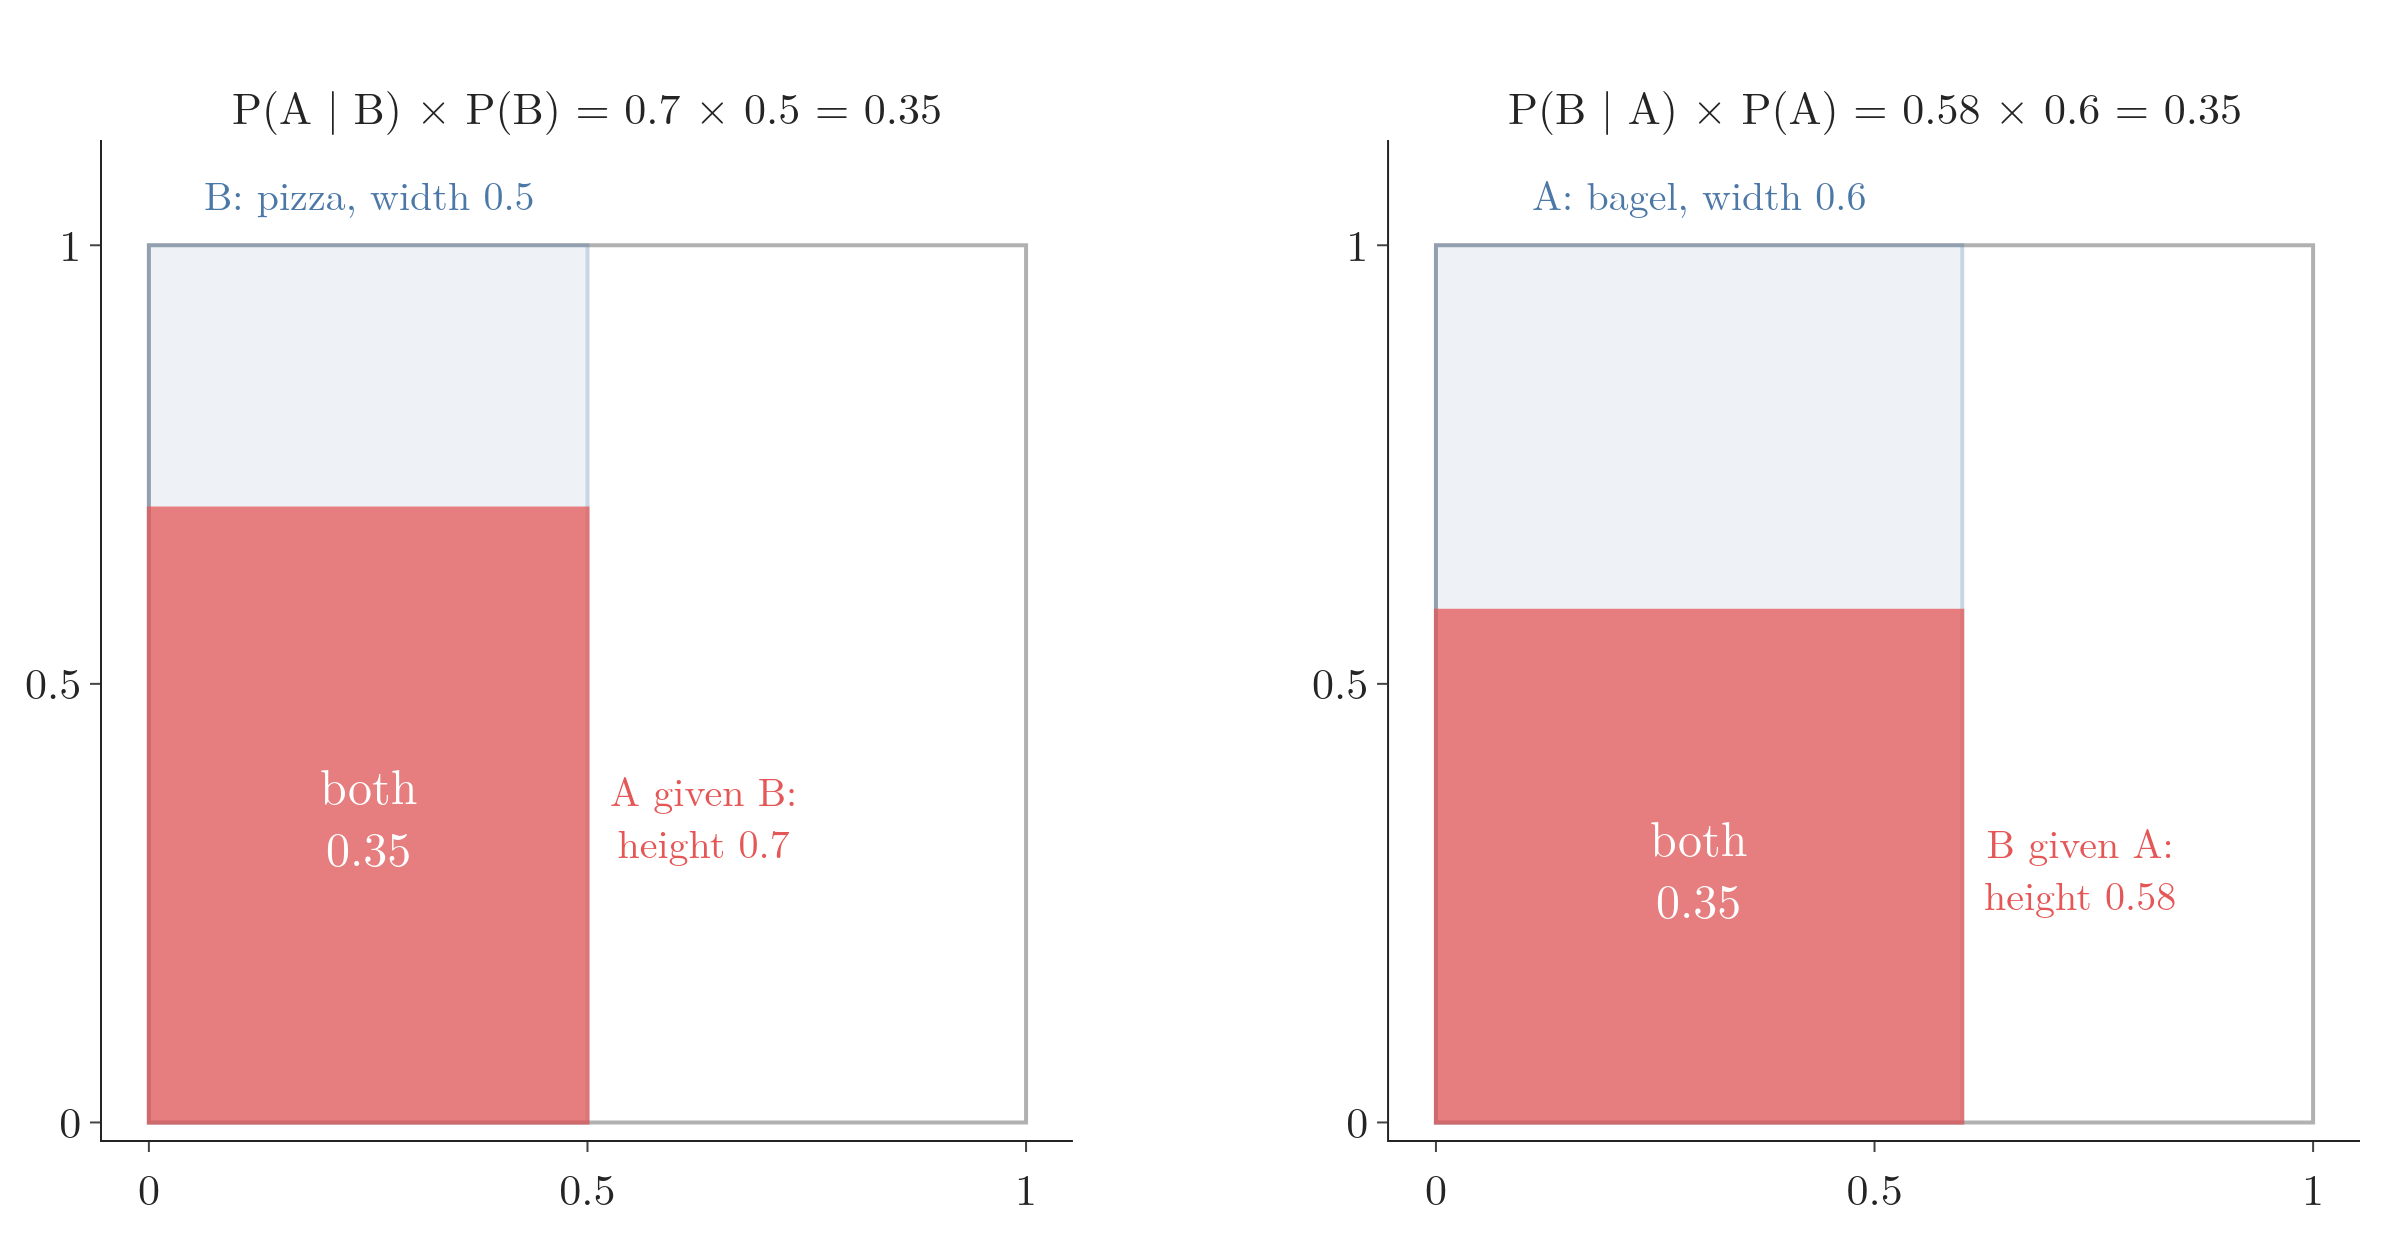

Generate this figure with Python:
"""The multiplication rule as an area (Plotly), on the breakfast-and-lunch numbers: P(A) = 0.6 (bagel for breakfast),
P(B) = 0.5 (pizza for lunch), P(A | B) = 0.7. Left: split the unit square by B (width 0.5), then shade A's share of the
B strip (height 0.7): area 0.35. Right: split by A (width 0.6), then shade B's share of the A strip (height 0.35/0.6 =
0.58): the same area 0.35."""
from pathlib import Path
import plotly.graph_objects as go
from plotly.subplots import make_subplots
from gifkit import BLUE, FONT, RED

here = Path(__file__).parent
pA, pB, pAgB = 0.6, 0.5, 0.7
both = pAgB * pB
pBgA = both / pA
assert round(both, 2) == 0.35 and round(pBgA, 2) == 0.58
fig = make_subplots(1, 2, horizontal_spacing=0.14, subplot_titles=["P(A | B) × P(B) = 0.7 × 0.5 = 0.35", "P(B | A) × P(A) = 0.58 × 0.6 = 0.35"])
fig.update_annotations(font_size=22)
for col, (w, h, first, second) in enumerate([(pB, pAgB, "B: pizza", "A given B"), (pA, pBgA, "A: bagel", "B given A")], 1):
    kw = dict(row=1, col=col)
    fig.add_shape(type="rect", x0=0, x1=1, y0=0, y1=1, fillcolor="white", line=dict(color="black", width=2), **kw)
    fig.add_shape(type="rect", x0=0, x1=w, y0=0, y1=1, fillcolor="#C9D7E8", line=dict(color=BLUE, width=2), **kw)
    fig.add_shape(type="rect", x0=0, x1=w, y0=0, y1=h, fillcolor=RED, opacity=0.75, line=dict(color=RED, width=2), **kw)
    fig.add_annotation(x=w / 2, y=h / 2, text="both<br>0.35", showarrow=False, font=dict(size=24, color="white"), **kw)
    fig.add_annotation(x=w / 2, y=1.06, text=f"{first}, width {w}", showarrow=False, font=dict(size=20, color=BLUE), **kw)
    fig.add_annotation(x=w + 0.02, y=h / 2, text=f"{second}:<br>height {h:.2f}".replace("0.70", "0.7"), showarrow=False, xanchor="left", font=dict(size=20, color=RED), **kw)
    fig.update_xaxes(range=[-0.02, 1.02], dtick=0.5, **kw)
    fig.update_yaxes(range=[-0.02, 1.12], dtick=0.5, scaleanchor=f"x{col if col > 1 else ''}", **kw)
fig.update_layout(template="simple_white", width=1200, height=620, font=FONT, margin=dict(l=50, r=20, t=70, b=40))
fig.write_image(here / "mult_rule.png", scale=2)
